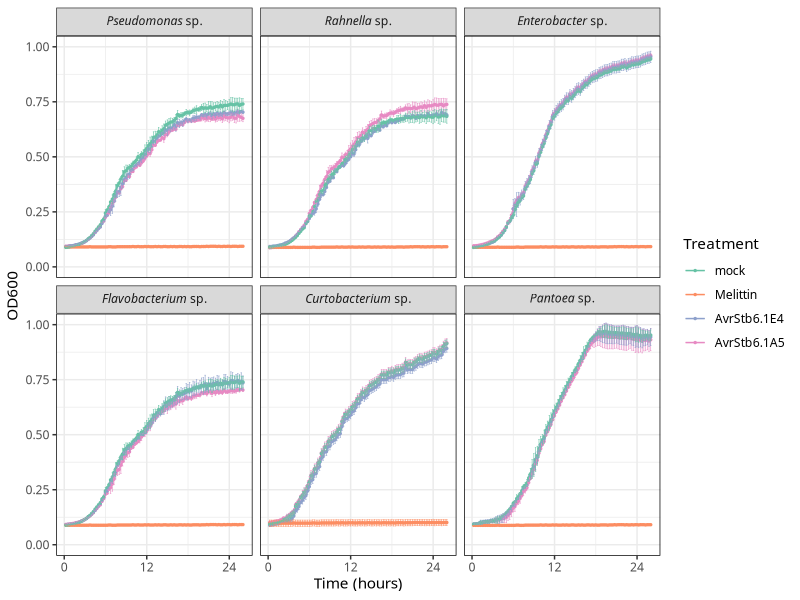
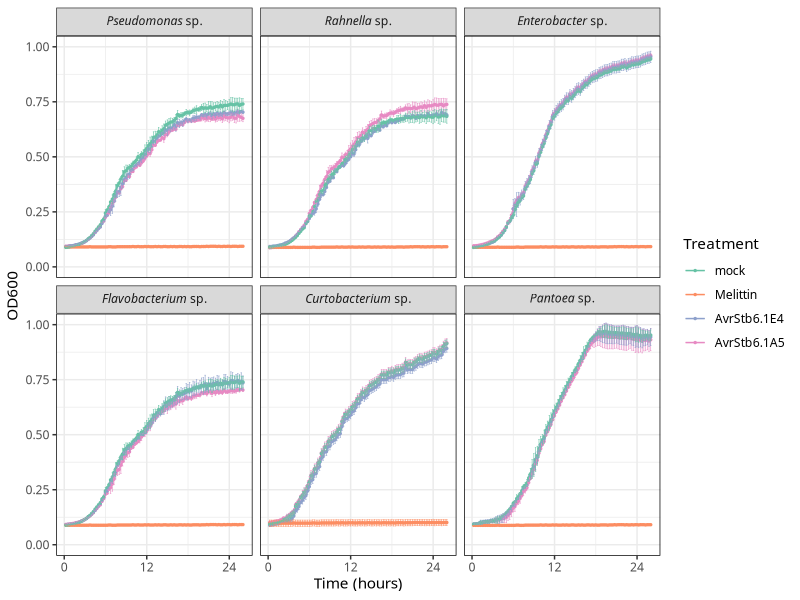

The R script that drew these images, in order:
## ---- chunk 1
library(ggplot2)
library(dplyr)
library(tidyr)
library(stringr)
library(RColorBrewer)

## ---- chunk 2
#---------------------------------------------------------
# 1. Load data
#---------------------------------------------------------

des <- read.csv("plate_layout.csv", header = TRUE)
data <- read.csv("plate_output.csv", header = TRUE)

#---------------------------------------------------------
# 2. Convert Time ("H:MM:SS") into numeric hours
#---------------------------------------------------------
data <- data %>%
  mutate(
    H = as.numeric(sub(":.*", "", Time)),
    M = as.numeric(sub("^[0-9]+:([0-9]+):.*", "\\1", Time)),
    S = as.numeric(sub(".*:([0-9]+)$", "\\1", Time)),
    Time_hours = H + M/60 + S/3600
  ) %>%
  select(-H, -M, -S)   # clean-up

#---------------------------------------------------------
# 3. Optional: choose a time window (example: 0–50 h)
#---------------------------------------------------------
data_subset <- data %>%
  filter(Time_hours <= 26)                           # adjust window as desired
# For 24–48 hours: filter(Time_hours >= 24 & Time_hours <= 48)


#---------------------------------------------------------
# 4. Select bacteria and treatments
#---------------------------------------------------------
selected_bacteria <- c(
  "Pseudomonas sp.", "Rahnella sp.","Enterobacter sp.","Flavobacterium sp.","Curtobacterium sp.","Pantoea sp."
)

selected_treatments <- c("mock", "Melittin", "AvrStb6_1E4", "AvrStb6_1A5")

des_subset <- des %>% 
  filter(bacteria %in% selected_bacteria) %>%
  filter(treatment %in% selected_treatments)

#---------------------------------------------------------
# 5. Tidy data and join metadata
#---------------------------------------------------------
It <- data_subset %>%
  gather(key = "Well", value = "OD", colnames(data_subset)[!colnames(data_subset) %in% c("Time","Time_hours")]) %>%
  left_join(des_subset[, c("well", "bacteria", "treatment")],
            by = c("Well" = "well")) %>%
  filter(!is.na(bacteria))  # remove wells not in selected bacteria


#---------------------------------------------------------
# 6. Calculate mean and SD per time point
#---------------------------------------------------------
Imean <- It %>%
  group_by(Time_hours, bacteria, treatment) %>%
  summarise(
    mean = mean(OD, na.rm = TRUE),
    sd   = sd(OD, na.rm = TRUE)
  ) %>%
  ungroup()

#---------------------------------------------------------
# 7. Reorganise and rename bacteria and treatments
#--------------------------------------------------------- 

Imean$bacteria <- factor(
  Imean$bacteria,
  levels = c(
    "Pseudomonas sp.", 
    "Rahnella sp.",
    "Enterobacter sp.",
    "Flavobacterium sp.",
    "Curtobacterium sp.",
    "Pantoea sp."
  ),
  labels = c(
    "Pseudomonas sp.", 
    "Rahnella sp.",
    "Enterobacter sp.",
    "Flavobacterium sp.",
    "Curtobacterium sp.",
    "Pantoea sp."
  )
)
Imean$treatment <- factor(
  Imean$treatment,
  levels = c(
    "mock",
    "Melittin",
    "AvrStb6_1E4",
    "AvrStb6_1A5"
  ),
  labels = c(
    "mock",
    "Melittin",
    "AvrStb6.1E4",
    "AvrStb6.1A5"
  )
)

#---------------------------------------------------------
# 8. Plot using Time_hours (clean readable x-axis)
#---------------------------------------------------------

# Create custom labels for facet titles
bacteria_labs <- c(
  "Pseudomonas sp."   = "italic('Pseudomonas')~'sp.'",
  "Rahnella sp."      = "italic('Rahnella')~'sp.'",
  "Enterobacter sp."  = "italic('Enterobacter')~'sp.'",
  "Flavobacterium sp."= "italic('Flavobacterium')~'sp.'",
  "Curtobacterium sp."= "italic('Curtobacterium')~'sp.'",
  "Pantoea sp."       = "italic('Pantoea')~'sp.'"
)

ggplot(Imean, aes(x = Time_hours, y = mean, group = treatment, color = treatment)) +
  geom_line() +
  geom_point(size = 0.5) +
  geom_errorbar(aes(ymin = mean - sd, ymax = mean + sd),
                width = 0.2, size = 0.2) +
  facet_wrap(~ bacteria, labeller = as_labeller(bacteria_labs, label_parsed)) +
  scale_x_continuous(
    name = "Time (hours)",
    breaks = seq(0, max(Imean$Time_hours), by = 12)
  ) +
  scale_color_brewer(palette = "Set2", name = "Treatment") +
  coord_cartesian(ylim = c(0, 1)) +
  labs(y = "OD600") +
  theme_bw() +
  theme(
    text = element_text(family = "Avenir Next Medium"),
    panel.border = element_rect(color = "black", fill = NA)
  )

#---------------------------------------------------------
# 9. Save high-resolution figure
#---------------------------------------------------------
ggsave("All_Antimicrobial_assay_24h.png", width = 8, height = 4, dpi = 1200)
